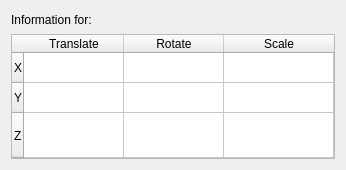
<?xml version="1.0" encoding="UTF-8"?>
<ui version="4.0">
 <class>Form</class>
 <widget class="QWidget" name="Form">
  <property name="geometry">
   <rect>
    <x>0</x>
    <y>0</y>
    <width>346</width>
    <height>170</height>
   </rect>
  </property>
  <property name="minimumSize">
   <size>
    <width>345</width>
    <height>170</height>
   </size>
  </property>
  <property name="maximumSize">
   <size>
    <width>346</width>
    <height>170</height>
   </size>
  </property>
  <property name="windowTitle">
   <string>Form</string>
  </property>
  <layout class="QGridLayout" name="gridLayout">
   <item row="0" column="0">
    <widget class="QLabel" name="name_l">
     <property name="text">
      <string>Information for:</string>
     </property>
    </widget>
   </item>
   <item row="1" column="0" colspan="2">
    <widget class="QTableWidget" name="info_t">
     <property name="sizePolicy">
      <sizepolicy hsizetype="Maximum" vsizetype="Maximum">
       <horstretch>0</horstretch>
       <verstretch>0</verstretch>
      </sizepolicy>
     </property>
     <property name="minimumSize">
      <size>
       <width>324</width>
       <height>125</height>
      </size>
     </property>
     <property name="maximumSize">
      <size>
       <width>324</width>
       <height>125</height>
      </size>
     </property>
     <attribute name="horizontalHeaderStretchLastSection">
      <bool>true</bool>
     </attribute>
     <attribute name="verticalHeaderStretchLastSection">
      <bool>true</bool>
     </attribute>
     <row>
      <property name="text">
       <string>X</string>
      </property>
     </row>
     <row>
      <property name="text">
       <string>Y</string>
      </property>
     </row>
     <row>
      <property name="text">
       <string>Z</string>
      </property>
     </row>
     <column>
      <property name="text">
       <string>Translate</string>
      </property>
     </column>
     <column>
      <property name="text">
       <string>Rotate</string>
      </property>
     </column>
     <column>
      <property name="text">
       <string>Scale</string>
      </property>
     </column>
    </widget>
   </item>
  </layout>
 </widget>
 <resources/>
 <connections/>
</ui>
